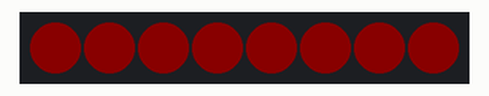
Bench run of a sketch on a simulated ESP32. On the bench: 8 RGB LEDs in strip order, left to right. Dim RGB values are drawn brighter than linear.

Above: at 0.4 s.
At 5.64 s:
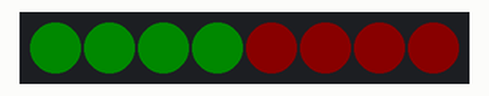
At 11.2 s:
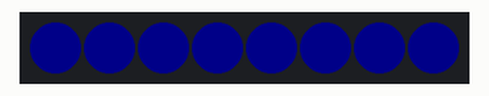
At 19.4 s:
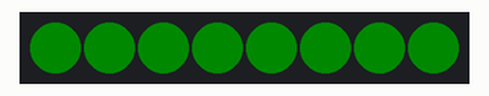
At 29.1 s:
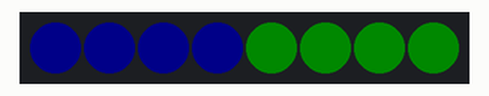
At 39.2 s:
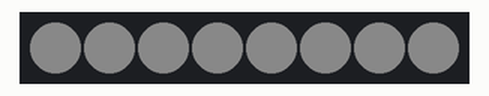
Timing chart, 0 to 40.0 s (numbered marks = the images above):
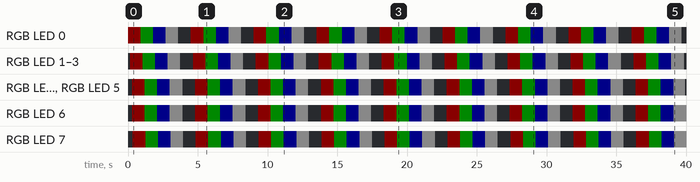

Measured:
- by itself, RGB LED 0–7: repeats every 4.5 s: RGB(0, 10, 0) 0.90 s, RGB(0, 0, 10) 0.90 s, RGB(10, 10, 10) 0.90 s, off 0.90 s, RGB(10, 0, 0) 0.90 s
- what the display in image 0 shows lasts 0.5 s, from 0.4 s to 0.9 s

The sketch:

sketch_6_led_ring.ino
```cpp
#include "Freenove_WS2812_Lib_for_ESP32.h"

#define LEDS_COUNT 8
#define LEDS_PIN 2
#define CHANNEL 0

Freenove_ESP32_WS2812 strip = Freenove_ESP32_WS2812(LEDS_COUNT, LEDS_PIN, CHANNEL, TYPE_GRB);

u8 m_colour[5][3] = { {255, 0, 0}, {0, 255, 0}, {0, 0, 255}, {255, 255, 255}, {0, 0, 0}};
int delayval = 50;

void setup() {
  // put your setup code here, to run once:
  strip.begin();
  strip.setBrightness(10);
}

void loop() {
  // put your main code here, to run repeatedly:
  for (int j = 0; j < 5; j++) {
    for (int i = 0; i < LEDS_COUNT; i++) {
      strip.setLedColorData(i, m_colour[j][0], m_colour[j][1], m_colour[j][2]);
      strip.show();
      delay(delayval);
    }
    delay(500);
  }
}
```
